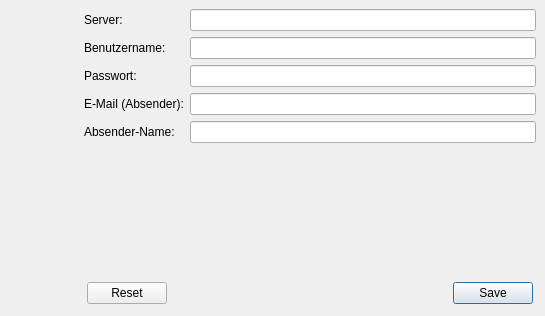
<?xml version="1.0" encoding="UTF-8"?>
<ui version="4.0">
 <class>SettingsWidget</class>
 <widget class="QWidget" name="SettingsWidget">
  <property name="geometry">
   <rect>
    <x>0</x>
    <y>0</y>
    <width>545</width>
    <height>316</height>
   </rect>
  </property>
  <property name="windowTitle">
   <string>Form</string>
  </property>
  <layout class="QGridLayout" name="gridLayout_2">
   <property name="leftMargin">
    <number>0</number>
   </property>
   <property name="topMargin">
    <number>0</number>
   </property>
   <property name="rightMargin">
    <number>0</number>
   </property>
   <property name="bottomMargin">
    <number>0</number>
   </property>
   <property name="spacing">
    <number>0</number>
   </property>
   <item row="0" column="1">
    <widget class="QStackedWidget" name="configStack">
     <property name="currentIndex">
      <number>0</number>
     </property>
     <widget class="QWidget" name="emailPage">
      <layout class="QGridLayout" name="gridLayout_14">
       <item row="0" column="0">
        <widget class="QLabel" name="mailServerLabel">
         <property name="text">
          <string>Server:</string>
         </property>
        </widget>
       </item>
       <item row="0" column="1">
        <widget class="QLineEdit" name="mailServerText"/>
       </item>
       <item row="1" column="0">
        <widget class="QLabel" name="mailUserLabel">
         <property name="text">
          <string>Benutzername:</string>
         </property>
        </widget>
       </item>
       <item row="1" column="1">
        <widget class="QLineEdit" name="mailUserText"/>
       </item>
       <item row="2" column="0">
        <widget class="QLabel" name="mailPasswordLabel">
         <property name="text">
          <string>Passwort:</string>
         </property>
        </widget>
       </item>
       <item row="2" column="1">
        <widget class="QLineEdit" name="mailPasswordText">
         <property name="echoMode">
          <enum>QLineEdit::Password</enum>
         </property>
        </widget>
       </item>
       <item row="3" column="0">
        <widget class="QLabel" name="emailLabel">
         <property name="text">
          <string>E-Mail (Absender):</string>
         </property>
        </widget>
       </item>
       <item row="3" column="1">
        <widget class="QLineEdit" name="emailText"/>
       </item>
       <item row="4" column="0">
        <widget class="QLabel" name="senderLabel">
         <property name="text">
          <string>Absender-Name:</string>
         </property>
        </widget>
       </item>
       <item row="4" column="1">
        <widget class="QLineEdit" name="senderText"/>
       </item>
       <item row="5" column="0" colspan="2">
        <spacer name="emailSpacer">
         <property name="orientation">
          <enum>Qt::Vertical</enum>
         </property>
         <property name="sizeHint" stdset="0">
          <size>
           <width>20</width>
           <height>40</height>
          </size>
         </property>
        </spacer>
       </item>
      </layout>
     </widget>
     <widget class="QWidget" name="onlineAccountPage">
      <layout class="QGridLayout" name="gridLayout_15">
       <item row="0" column="0">
        <widget class="QLabel" name="onlineUserLabel">
         <property name="text">
          <string>Benutzername:</string>
         </property>
        </widget>
       </item>
       <item row="0" column="1">
        <widget class="QLineEdit" name="onlineUserText"/>
       </item>
       <item row="1" column="0">
        <widget class="QLabel" name="onlinePasswordLabel">
         <property name="text">
          <string>Passwort:</string>
         </property>
        </widget>
       </item>
       <item row="1" column="1">
        <widget class="QLineEdit" name="onlinePasswordText">
         <property name="echoMode">
          <enum>QLineEdit::Password</enum>
         </property>
        </widget>
       </item>
       <item row="2" column="0" colspan="2">
        <spacer name="onlineAccountSpacer">
         <property name="orientation">
          <enum>Qt::Vertical</enum>
         </property>
         <property name="sizeHint" stdset="0">
          <size>
           <width>20</width>
           <height>40</height>
          </size>
         </property>
        </spacer>
       </item>
      </layout>
     </widget>
     <widget class="QWidget" name="miscPage">
      <layout class="QGridLayout" name="gridLayout_16">
       <item row="0" column="0">
        <widget class="QLabel" name="creatorLabel">
         <property name="text">
          <string>Erstellt durch...</string>
         </property>
        </widget>
       </item>
       <item row="0" column="1">
        <widget class="QLineEdit" name="creatorText"/>
       </item>
       <item row="1" column="0">
        <widget class="QLabel" name="iconLabel">
         <property name="text">
          <string>Iconmodus:</string>
         </property>
        </widget>
       </item>
       <item row="1" column="1">
        <widget class="QCheckBox" name="iconCheckbox">
         <property name="text">
          <string/>
         </property>
        </widget>
       </item>
       <item row="2" column="0">
        <widget class="QLabel" name="barcodeLabel">
         <property name="text">
          <string>Barcodes:</string>
         </property>
        </widget>
       </item>
       <item row="2" column="1">
        <widget class="QCheckBox" name="barcodeCheckbox">
         <property name="text">
          <string/>
         </property>
        </widget>
       </item>
       <item row="3" column="0">
        <widget class="QLabel" name="fontLabel">
         <property name="text">
          <string>Barcode Schriftart:</string>
         </property>
        </widget>
       </item>
       <item row="3" column="1">
        <widget class="QFontComboBox" name="fontCombo"/>
       </item>
       <item row="4" column="0">
        <widget class="QLabel" name="nameFormatLabel">
         <property name="text">
          <string>Namenformat Ausdruck:</string>
         </property>
        </widget>
       </item>
       <item row="4" column="1">
        <widget class="QComboBox" name="nameFormatCombo">
         <item>
          <property name="text">
           <string>Vorname Nachname</string>
          </property>
         </item>
         <item>
          <property name="text">
           <string>NACHNAME Vorname</string>
          </property>
         </item>
         <item>
          <property name="text">
           <string>Nachname, Vorname</string>
          </property>
         </item>
        </widget>
       </item>
       <item row="5" column="0">
        <widget class="QLabel" name="juryLabel">
         <property name="text">
          <string>Jury-Wertungen runden auf:</string>
         </property>
        </widget>
       </item>
       <item row="5" column="1">
        <widget class="QComboBox" name="juryCombo">
         <property name="currentIndex">
          <number>1</number>
         </property>
         <item>
          <property name="text">
           <string>0,5</string>
          </property>
         </item>
         <item>
          <property name="text">
           <string>0,05</string>
          </property>
         </item>
         <item>
          <property name="text">
           <string>0,005</string>
          </property>
         </item>
        </widget>
       </item>
       <item row="6" column="0" colspan="2">
        <spacer name="miscSpacer">
         <property name="orientation">
          <enum>Qt::Vertical</enum>
         </property>
         <property name="sizeHint" stdset="0">
          <size>
           <width>20</width>
           <height>40</height>
          </size>
         </property>
        </spacer>
       </item>
      </layout>
     </widget>
    </widget>
   </item>
   <item row="1" column="1">
    <layout class="QHBoxLayout" name="controlButtonLayout">
     <property name="leftMargin">
      <number>12</number>
     </property>
     <property name="topMargin">
      <number>12</number>
     </property>
     <property name="rightMargin">
      <number>12</number>
     </property>
     <property name="bottomMargin">
      <number>12</number>
     </property>
     <item>
      <widget class="QDialogButtonBox" name="controlButtons">
       <property name="standardButtons">
        <set>QDialogButtonBox::Reset|QDialogButtonBox::Save</set>
       </property>
      </widget>
     </item>
    </layout>
   </item>
   <item row="0" column="0" rowspan="2">
    <widget class="TFToolbarWidget" name="toolbarWidget" native="true">
     <property name="minimumSize">
      <size>
       <width>75</width>
       <height>0</height>
      </size>
     </property>
     <property name="maximumSize">
      <size>
       <width>75</width>
       <height>16777215</height>
      </size>
     </property>
    </widget>
   </item>
  </layout>
  <action name="emailAction">
   <property name="checkable">
    <bool>true</bool>
   </property>
   <property name="icon">
    <iconset resource="../assets/icons/icons.qrc">
     <normaloff>:/icons/email.png</normaloff>:/icons/email.png</iconset>
   </property>
   <property name="text">
    <string>Email</string>
   </property>
  </action>
  <action name="onlineAccountAction">
   <property name="checkable">
    <bool>true</bool>
   </property>
   <property name="icon">
    <iconset resource="../assets/icons/icons.qrc">
     <normaloff>:/icons/toa.png</normaloff>:/icons/toa.png</iconset>
   </property>
   <property name="text">
    <string>Online</string>
   </property>
  </action>
  <action name="miscAction">
   <property name="checkable">
    <bool>true</bool>
   </property>
   <property name="icon">
    <iconset resource="../assets/icons/icons.qrc">
     <normaloff>:/icons/misc.png</normaloff>:/icons/misc.png</iconset>
   </property>
   <property name="text">
    <string>sonstiges</string>
   </property>
  </action>
 </widget>
 <customwidgets>
  <customwidget>
   <class>TFToolbarWidget</class>
   <extends>QWidget</extends>
   <header>controls/tftoolbarwidget.h</header>
   <container>1</container>
  </customwidget>
 </customwidgets>
 <resources>
  <include location="../assets/icons/icons.qrc"/>
 </resources>
 <connections/>
</ui>
